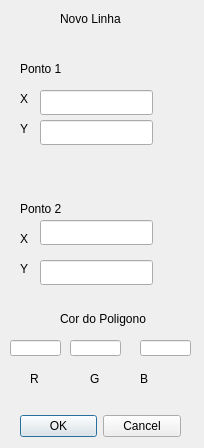
<?xml version="1.0" encoding="UTF-8"?>
<ui version="4.0">
 <class>Dialog</class>
 <widget class="QDialog" name="Dialog">
  <property name="geometry">
   <rect>
    <x>0</x>
    <y>0</y>
    <width>204</width>
    <height>448</height>
   </rect>
  </property>
  <property name="windowTitle">
   <string>Dialog</string>
  </property>
  <widget class="QDialogButtonBox" name="buttonBox">
   <property name="geometry">
    <rect>
     <x>20</x>
     <y>410</y>
     <width>161</width>
     <height>32</height>
    </rect>
   </property>
   <property name="orientation">
    <enum>Qt::Horizontal</enum>
   </property>
   <property name="standardButtons">
    <set>QDialogButtonBox::Cancel|QDialogButtonBox::Ok</set>
   </property>
  </widget>
  <widget class="QLabel" name="label">
   <property name="geometry">
    <rect>
     <x>60</x>
     <y>10</y>
     <width>91</width>
     <height>17</height>
    </rect>
   </property>
   <property name="text">
    <string>Novo Linha</string>
   </property>
  </widget>
  <widget class="QLabel" name="label1">
   <property name="geometry">
    <rect>
     <x>20</x>
     <y>90</y>
     <width>16</width>
     <height>17</height>
    </rect>
   </property>
   <property name="text">
    <string>X</string>
   </property>
  </widget>
  <widget class="QLabel" name="label2">
   <property name="geometry">
    <rect>
     <x>20</x>
     <y>120</y>
     <width>67</width>
     <height>17</height>
    </rect>
   </property>
   <property name="text">
    <string>Y</string>
   </property>
  </widget>
  <widget class="QLineEdit" name="xValue1">
   <property name="geometry">
    <rect>
     <x>40</x>
     <y>90</y>
     <width>113</width>
     <height>25</height>
    </rect>
   </property>
  </widget>
  <widget class="QLineEdit" name="yValue1">
   <property name="geometry">
    <rect>
     <x>40</x>
     <y>120</y>
     <width>113</width>
     <height>25</height>
    </rect>
   </property>
  </widget>
  <widget class="QLabel" name="label_4">
   <property name="geometry">
    <rect>
     <x>20</x>
     <y>60</y>
     <width>91</width>
     <height>17</height>
    </rect>
   </property>
   <property name="text">
    <string>Ponto 1</string>
   </property>
  </widget>
  <widget class="QLabel" name="label3">
   <property name="geometry">
    <rect>
     <x>20</x>
     <y>230</y>
     <width>16</width>
     <height>17</height>
    </rect>
   </property>
   <property name="text">
    <string>X</string>
   </property>
  </widget>
  <widget class="QLabel" name="label4">
   <property name="geometry">
    <rect>
     <x>20</x>
     <y>260</y>
     <width>67</width>
     <height>17</height>
    </rect>
   </property>
   <property name="text">
    <string>Y</string>
   </property>
  </widget>
  <widget class="QLabel" name="label_7">
   <property name="geometry">
    <rect>
     <x>20</x>
     <y>200</y>
     <width>91</width>
     <height>17</height>
    </rect>
   </property>
   <property name="text">
    <string>Ponto 2</string>
   </property>
  </widget>
  <widget class="QLineEdit" name="yValue2">
   <property name="geometry">
    <rect>
     <x>40</x>
     <y>260</y>
     <width>113</width>
     <height>25</height>
    </rect>
   </property>
  </widget>
  <widget class="QLineEdit" name="xValue2">
   <property name="geometry">
    <rect>
     <x>40</x>
     <y>220</y>
     <width>113</width>
     <height>25</height>
    </rect>
   </property>
  </widget>
  <widget class="QLineEdit" name="gValue">
   <property name="geometry">
    <rect>
     <x>70</x>
     <y>340</y>
     <width>51</width>
     <height>16</height>
    </rect>
   </property>
  </widget>
  <widget class="QLabel" name="label_8">
   <property name="geometry">
    <rect>
     <x>60</x>
     <y>310</y>
     <width>91</width>
     <height>17</height>
    </rect>
   </property>
   <property name="text">
    <string>Cor do Poligono</string>
   </property>
  </widget>
  <widget class="QLabel" name="label_9">
   <property name="geometry">
    <rect>
     <x>30</x>
     <y>370</y>
     <width>67</width>
     <height>17</height>
    </rect>
   </property>
   <property name="text">
    <string>R</string>
   </property>
  </widget>
  <widget class="QLabel" name="label_10">
   <property name="geometry">
    <rect>
     <x>90</x>
     <y>370</y>
     <width>67</width>
     <height>17</height>
    </rect>
   </property>
   <property name="text">
    <string>G</string>
   </property>
  </widget>
  <widget class="QLabel" name="label_11">
   <property name="geometry">
    <rect>
     <x>140</x>
     <y>370</y>
     <width>67</width>
     <height>17</height>
    </rect>
   </property>
   <property name="text">
    <string>B</string>
   </property>
  </widget>
  <widget class="QLineEdit" name="bValue">
   <property name="geometry">
    <rect>
     <x>140</x>
     <y>340</y>
     <width>51</width>
     <height>16</height>
    </rect>
   </property>
  </widget>
  <widget class="QLineEdit" name="rValue">
   <property name="geometry">
    <rect>
     <x>10</x>
     <y>340</y>
     <width>51</width>
     <height>16</height>
    </rect>
   </property>
  </widget>
 </widget>
 <resources/>
 <connections>
  <connection>
   <sender>buttonBox</sender>
   <signal>accepted()</signal>
   <receiver>Dialog</receiver>
   <slot>accept()</slot>
   <hints>
    <hint type="sourcelabel">
     <x>248</x>
     <y>254</y>
    </hint>
    <hint type="destinationlabel">
     <x>157</x>
     <y>274</y>
    </hint>
   </hints>
  </connection>
  <connection>
   <sender>buttonBox</sender>
   <signal>rejected()</signal>
   <receiver>Dialog</receiver>
   <slot>reject()</slot>
   <hints>
    <hint type="sourcelabel">
     <x>316</x>
     <y>260</y>
    </hint>
    <hint type="destinationlabel">
     <x>286</x>
     <y>274</y>
    </hint>
   </hints>
  </connection>
 </connections>
</ui>
